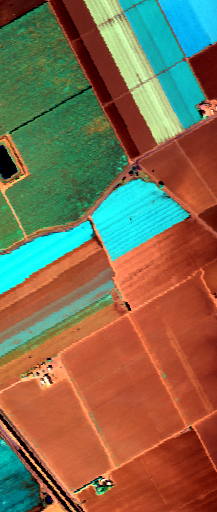

The Python source for this figure:
#!/usr/bin/env python3
"""Create a false-color visualization for the Salinas hyperspectral scene.

Default input:
  data/Salinas_corrected.mat

Default output:
  T2/1.png
"""

from __future__ import annotations

import argparse
import os
from pathlib import Path

os.environ.setdefault("MPLCONFIGDIR", str(Path(".matplotlib").resolve()))

import matplotlib.pyplot as plt
import numpy as np

from hsi_utils import auto_rgb_bands, load_cube


def robust_normalize(channel: np.ndarray, low: float = 2.0, high: float = 98.0) -> np.ndarray:
    """Normalize one band with percentile clipping to improve visual contrast."""
    arr = channel.astype(np.float32, copy=False)
    lo, hi = np.percentile(arr, [low, high])
    if hi <= lo:
        return np.zeros(arr.shape, dtype=np.float32)
    return np.clip((arr - lo) / (hi - lo), 0.0, 1.0)


def build_false_color(cube: np.ndarray, bands_1based: tuple[int, int, int]) -> np.ndarray:
    band_count = cube.shape[2]
    if any(b < 1 or b > band_count for b in bands_1based):
        raise ValueError(f"Band numbers must be in 1..{band_count}, got {bands_1based}")

    # Extract only three bands, so memory stays small under the 1 GB limit.
    bands_0based = [b - 1 for b in bands_1based]
    channels = [robust_normalize(cube[:, :, b]) for b in bands_0based]
    return np.dstack(channels)


def parse_args() -> argparse.Namespace:
    parser = argparse.ArgumentParser()
    parser.add_argument("--input", type=Path, default=Path("data/Salinas_corrected.mat"))
    parser.add_argument("--output", type=Path, default=Path("T2/1.png"))
    parser.add_argument("--variable", help="Name of the 3-D image variable inside the .mat file.")
    parser.add_argument(
        "--bands",
        type=int,
        nargs=3,
        default=None,
        metavar=("R", "G", "B"),
        help="1-based band numbers mapped to red, green and blue. Auto-selected if omitted.",
    )
    return parser.parse_args()


def main() -> None:
    args = parse_args()
    cube, variable = load_cube(args.input, args.variable)
    bands = tuple(args.bands) if args.bands else auto_rgb_bands(cube.shape[2])
    rgb = build_false_color(cube, bands)

    args.output.parent.mkdir(parents=True, exist_ok=True)
    plt.imsave(args.output, rgb)
    print(f"Saved false-color image to {args.output}")
    print(f"Cube variable: {variable}; shape: {cube.shape}; RGB bands: {bands}")


if __name__ == "__main__":
    main()
